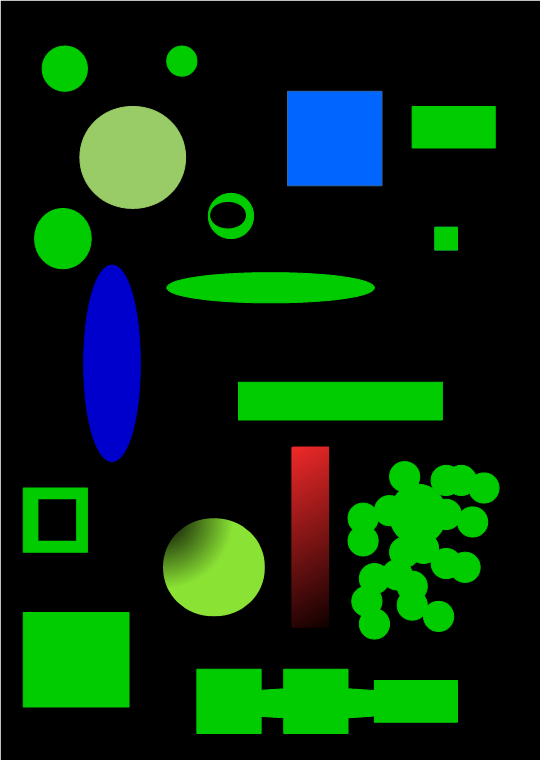
#> input picture OpenCV/09/detect_blob.png, 541 x 760 px
$ python 03_07.py
#> lines starting #> are read from the running program, lines starting #| are printed output that depends on the picture; after the words box and inside, x2 and y2 are one past the last pixel; in counts of white or black regions, pixels touching at a corner belong together; long printed decimals are rounded
import numpy as np
import cv2

img = cv2.imread('detect_blob.png',1)
#> img is the input picture: shape (760, 541, 3); mean B, G, R 14.5, 44, 8.8
gray = cv2.cvtColor(img, cv2.COLOR_RGB2GRAY)
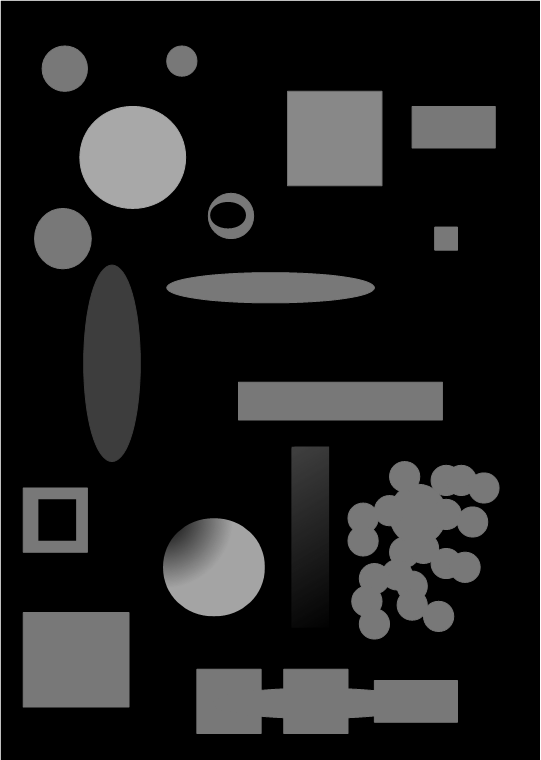
#> gray: shape (760, 541); min 0, max 255, mean 31.2
thresh = cv2.adaptiveThreshold(gray, 255, cv2.ADAPTIVE_THRESH_GAUSSIAN_C, cv2.THRESH_BINARY, 115, 1)
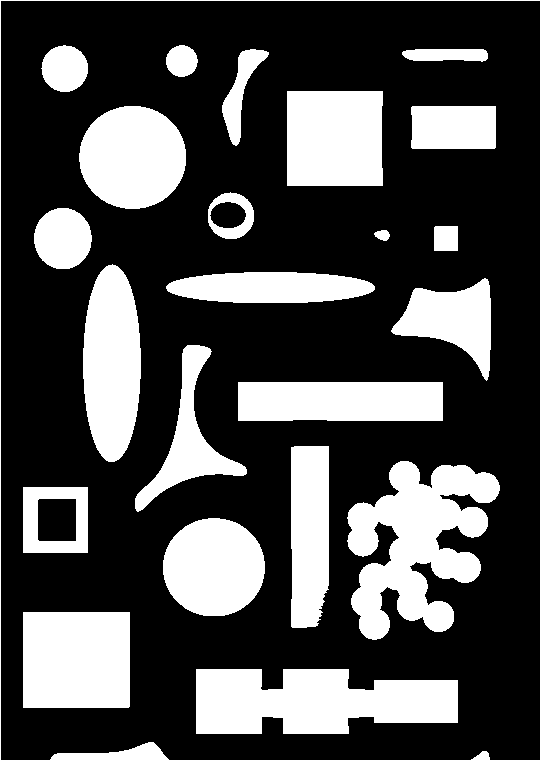
#> thresh: shape (760, 541); 29.8% white; 25 white regions
cv2.imshow("Binary", thresh)

contours, hierarchy = cv2.findContours(thresh, cv2.RETR_TREE, cv2.CHAIN_APPROX_SIMPLE)
#> contours = 27 contours, 1 with area under 20; largest, box (x1, y1, x2, y2) and area: (347, 461, 500, 640) 14515, (196, 669, 458, 734) 13092, (23, 612, 130, 708) 10070, (287, 91, 383, 186) 8868, (83, 264, 141, 462) 8829

img2 = img.copy()
index = -1
thickness = 4
color = (255, 0, 255)

objects = np.zeros([img.shape[0], img.shape[1],3], 'uint8')
for c in contours:
    cv2.drawContours(objects, [c],-1, color, -1)
    area = cv2.contourArea(c)
    perimeter = cv2.arcLength(c, True)
    M = cv2.moments(c)
    cx = int(M['m10']/M['m00'])
    cy = int(M['m01']/M['m00'])
    cv2.circle(objects, (cx, cy), 4, (0,0,255), -1)
    print("Area: {}, p: {}".format(area, perimeter))
#> this loop made 27 passes
#> (area, perimeter, cx, cy) on passes 1, 2, 3, 4, 5, 7, 8, 9, 10, 11, 12, 13: (86.5, 45.56, 482, 755), (959.5, 251.8, 118, 754), (13091.5, 754, 314, 701), (10069.5, 401.4, 75, 659), (7780, 329.2, 213, 566), (1672, 160.5, 56, 519), (14515, 1225.8, 416, 542), (6357, 446.9, 309, 532), (7718, 484.8, 340, 400), (4592.5, 502, 188, 439), (5014, 357.3, 452, 319), (5019, 444.4, 270, 287)
#> (c, area, perimeter, cx, cy) on pass 6: ([[23, 487], [23, 552], [87, 552], [87, 487]], 4160, 258, 55, 519)
#| Area: 86.5, p: 45.556
#| Area: 959.5, p: 251.841
#| Area: 13091.5, p: 754.042
#| Area: 10069.5, p: 401.414
#| Area: 7780.0, p: 329.220
#| Area: 4160.0, p: 258.0
#| Area: 1672.0, p: 160.485
#| Area: 14515.0, p: 1225.769
#> (further printed lines are left out)
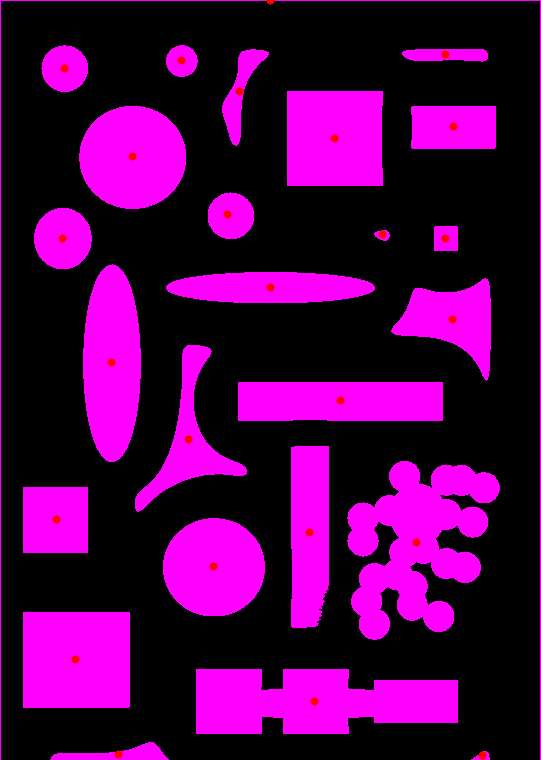
#> objects: shape (760, 541, 3); mean of channels 0, 1, 2 76.6, 0, 77.3; drawn as B, G, R

cv2.imshow("Contours", objects)


cv2.waitKey(0)
cv2.destroyAllWindows()
